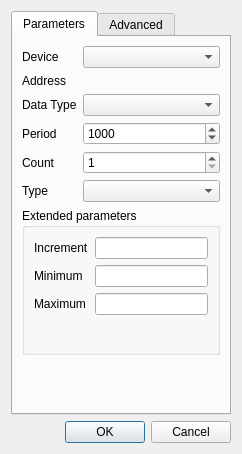
<?xml version="1.0" encoding="UTF-8"?>
<ui version="4.0">
 <class>mbServerDialogSimAction</class>
 <widget class="QDialog" name="mbServerDialogSimAction">
  <property name="geometry">
   <rect>
    <x>0</x>
    <y>0</y>
    <width>242</width>
    <height>454</height>
   </rect>
  </property>
  <property name="windowTitle">
   <string>Simulation Item</string>
  </property>
  <layout class="QVBoxLayout" name="verticalLayout">
   <item>
    <widget class="QTabWidget" name="tabWidget">
     <property name="currentIndex">
      <number>0</number>
     </property>
     <widget class="QWidget" name="tabParameters">
      <attribute name="title">
       <string>Parameters</string>
      </attribute>
      <layout class="QVBoxLayout" name="verticalLayout_3">
       <item>
        <layout class="QFormLayout" name="formLayout">
         <item row="0" column="0">
          <widget class="QLabel" name="label_4">
           <property name="text">
            <string>Device</string>
           </property>
          </widget>
         </item>
         <item row="0" column="1">
          <widget class="QComboBox" name="cmbDevice"/>
         </item>
         <item row="1" column="0">
          <widget class="QLabel" name="label">
           <property name="text">
            <string>Address</string>
           </property>
          </widget>
         </item>
         <item row="2" column="0">
          <widget class="QLabel" name="label_3">
           <property name="text">
            <string>Data Type</string>
           </property>
          </widget>
         </item>
         <item row="2" column="1">
          <widget class="QComboBox" name="cmbDataType"/>
         </item>
         <item row="3" column="0">
          <widget class="QLabel" name="label_5">
           <property name="text">
            <string>Period</string>
           </property>
          </widget>
         </item>
         <item row="3" column="1">
          <widget class="QSpinBox" name="spPeriod">
           <property name="maximum">
            <number>32000</number>
           </property>
           <property name="value">
            <number>1000</number>
           </property>
          </widget>
         </item>
         <item row="4" column="0">
          <widget class="QLabel" name="label_2">
           <property name="text">
            <string>Count</string>
           </property>
          </widget>
         </item>
         <item row="4" column="1">
          <widget class="QSpinBox" name="spCount">
           <property name="minimum">
            <number>1</number>
           </property>
           <property name="maximum">
            <number>65536</number>
           </property>
           <property name="value">
            <number>1</number>
           </property>
          </widget>
         </item>
         <item row="5" column="0">
          <widget class="QLabel" name="label_7">
           <property name="text">
            <string>Type</string>
           </property>
          </widget>
         </item>
         <item row="5" column="1">
          <widget class="QComboBox" name="cmbActionType"/>
         </item>
        </layout>
       </item>
       <item>
        <widget class="QGroupBox" name="groupBox">
         <property name="minimumSize">
          <size>
           <width>0</width>
           <height>0</height>
          </size>
         </property>
         <property name="title">
          <string>Extended parameters</string>
         </property>
         <layout class="QVBoxLayout" name="verticalLayout_4">
          <property name="spacing">
           <number>0</number>
          </property>
          <property name="leftMargin">
           <number>0</number>
          </property>
          <property name="topMargin">
           <number>0</number>
          </property>
          <property name="rightMargin">
           <number>0</number>
          </property>
          <property name="bottomMargin">
           <number>0</number>
          </property>
          <item>
           <widget class="QStackedWidget" name="swActionType">
            <property name="currentIndex">
             <number>0</number>
            </property>
            <widget class="QWidget" name="pgIncrement">
             <layout class="QFormLayout" name="formLayout_3">
              <item row="0" column="0">
               <widget class="QLabel" name="label_9">
                <property name="text">
                 <string>Increment</string>
                </property>
               </widget>
              </item>
              <item row="0" column="1">
               <widget class="QLineEdit" name="lnActionIncrement"/>
              </item>
              <item row="1" column="0">
               <widget class="QLabel" name="label_19">
                <property name="text">
                 <string>Minimum</string>
                </property>
               </widget>
              </item>
              <item row="1" column="1">
               <widget class="QLineEdit" name="lnActionIncrementMin"/>
              </item>
              <item row="2" column="0">
               <widget class="QLabel" name="label_18">
                <property name="text">
                 <string>Maximum</string>
                </property>
               </widget>
              </item>
              <item row="2" column="1">
               <widget class="QLineEdit" name="lnActionIncrementMax"/>
              </item>
             </layout>
            </widget>
            <widget class="QWidget" name="pgSine">
             <layout class="QFormLayout" name="formLayout_4">
              <item row="3" column="0">
               <widget class="QLabel" name="label_10">
                <property name="text">
                 <string>Amplitude</string>
                </property>
               </widget>
              </item>
              <item row="3" column="1">
               <widget class="QLineEdit" name="lnActionSineAmplitude"/>
              </item>
              <item row="2" column="1">
               <widget class="QLineEdit" name="lnActionSinePhaseShift"/>
              </item>
              <item row="2" column="0">
               <widget class="QLabel" name="label_12">
                <property name="text">
                 <string>Phase shift</string>
                </property>
               </widget>
              </item>
              <item row="1" column="1">
               <widget class="QLineEdit" name="lnActionSinePeriod"/>
              </item>
              <item row="1" column="0">
               <widget class="QLabel" name="label_15">
                <property name="text">
                 <string>&lt;html&gt;&lt;head/&gt;&lt;body&gt;&lt;p&gt;Sine Period&lt;/p&gt;&lt;/body&gt;&lt;/html&gt;</string>
                </property>
               </widget>
              </item>
              <item row="4" column="1">
               <widget class="QLineEdit" name="lnActionSineVerticalShift"/>
              </item>
              <item row="4" column="0">
               <widget class="QLabel" name="label_11">
                <property name="text">
                 <string>Vertical Shift</string>
                </property>
               </widget>
              </item>
             </layout>
             <zorder>lnActionSineAmplitude</zorder>
             <zorder>label_10</zorder>
             <zorder>lnActionSinePhaseShift</zorder>
             <zorder>label_12</zorder>
             <zorder>lnActionSinePeriod</zorder>
             <zorder>label_15</zorder>
             <zorder>lnActionSineVerticalShift</zorder>
             <zorder>label_11</zorder>
            </widget>
            <widget class="QWidget" name="pgRandom">
             <layout class="QFormLayout" name="formLayout_5">
              <item row="0" column="0">
               <widget class="QLabel" name="label_14">
                <property name="text">
                 <string>Minimum</string>
                </property>
               </widget>
              </item>
              <item row="0" column="1">
               <widget class="QLineEdit" name="lnActionRandomMin"/>
              </item>
              <item row="1" column="0">
               <widget class="QLabel" name="label_13">
                <property name="text">
                 <string>Maximum</string>
                </property>
               </widget>
              </item>
              <item row="1" column="1">
               <widget class="QLineEdit" name="lnActionRandomMax"/>
              </item>
             </layout>
            </widget>
            <widget class="QWidget" name="pgCopy">
             <layout class="QFormLayout" name="formLayout_6">
              <item row="0" column="0">
               <widget class="QLabel" name="label_16">
                <property name="text">
                 <string>Source</string>
                </property>
               </widget>
              </item>
              <item row="1" column="0">
               <widget class="QLabel" name="label_17">
                <property name="text">
                 <string>Size</string>
                </property>
               </widget>
              </item>
              <item row="1" column="1">
               <widget class="QSpinBox" name="spCopySize">
                <property name="minimum">
                 <number>1</number>
                </property>
                <property name="maximum">
                 <number>65536</number>
                </property>
                <property name="value">
                 <number>1</number>
                </property>
               </widget>
              </item>
              <item row="2" column="1">
               <spacer name="verticalSpacer_3">
                <property name="orientation">
                 <enum>Qt::Vertical</enum>
                </property>
                <property name="sizeHint" stdset="0">
                 <size>
                  <width>20</width>
                  <height>40</height>
                 </size>
                </property>
               </spacer>
              </item>
             </layout>
            </widget>
           </widget>
          </item>
         </layout>
        </widget>
       </item>
       <item>
        <spacer name="verticalSpacer">
         <property name="orientation">
          <enum>Qt::Vertical</enum>
         </property>
         <property name="sizeHint" stdset="0">
          <size>
           <width>20</width>
           <height>40</height>
          </size>
         </property>
        </spacer>
       </item>
      </layout>
     </widget>
     <widget class="QWidget" name="tabAdvanced">
      <attribute name="title">
       <string>Advanced</string>
      </attribute>
      <layout class="QVBoxLayout" name="verticalLayout_2">
       <item>
        <layout class="QFormLayout" name="formLayout_2">
         <item row="0" column="0">
          <widget class="QLabel" name="label_8">
           <property name="text">
            <string>Swap bytes</string>
           </property>
          </widget>
         </item>
         <item row="0" column="1">
          <widget class="QComboBox" name="cmbSwapBytes"/>
         </item>
         <item row="1" column="0">
          <widget class="QLabel" name="label_6">
           <property name="text">
            <string>Register order</string>
           </property>
          </widget>
         </item>
         <item row="1" column="1">
          <widget class="QComboBox" name="cmbRegisterOrder"/>
         </item>
        </layout>
       </item>
       <item>
        <spacer name="verticalSpacer_2">
         <property name="orientation">
          <enum>Qt::Vertical</enum>
         </property>
         <property name="sizeHint" stdset="0">
          <size>
           <width>20</width>
           <height>40</height>
          </size>
         </property>
        </spacer>
       </item>
      </layout>
     </widget>
    </widget>
   </item>
   <item>
    <widget class="QDialogButtonBox" name="buttonBox">
     <property name="orientation">
      <enum>Qt::Horizontal</enum>
     </property>
     <property name="standardButtons">
      <set>QDialogButtonBox::Cancel|QDialogButtonBox::Ok</set>
     </property>
    </widget>
   </item>
  </layout>
 </widget>
 <resources/>
 <connections/>
</ui>
